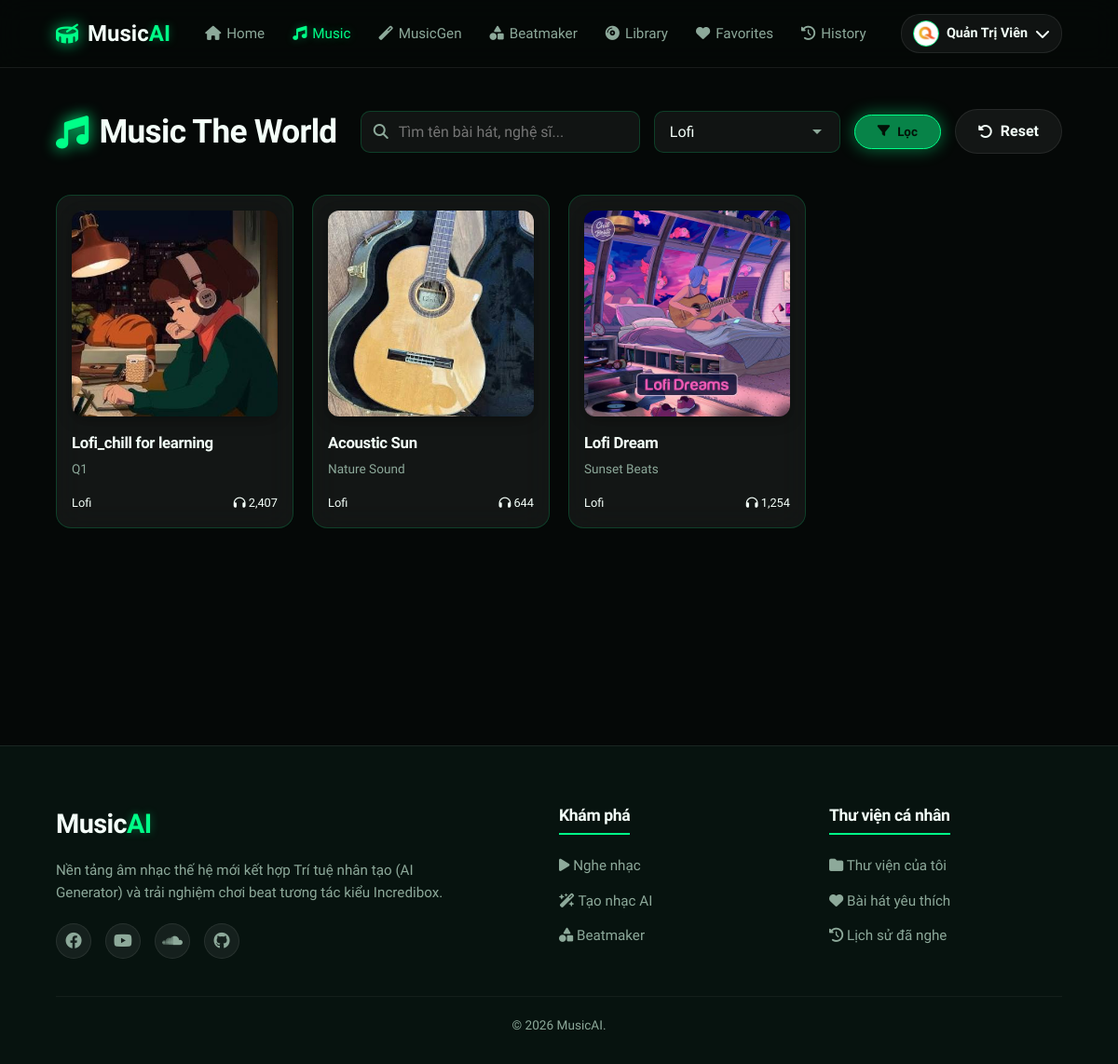
The page /music.php?genre=Lofi (signed in) on the database as committed earlier.
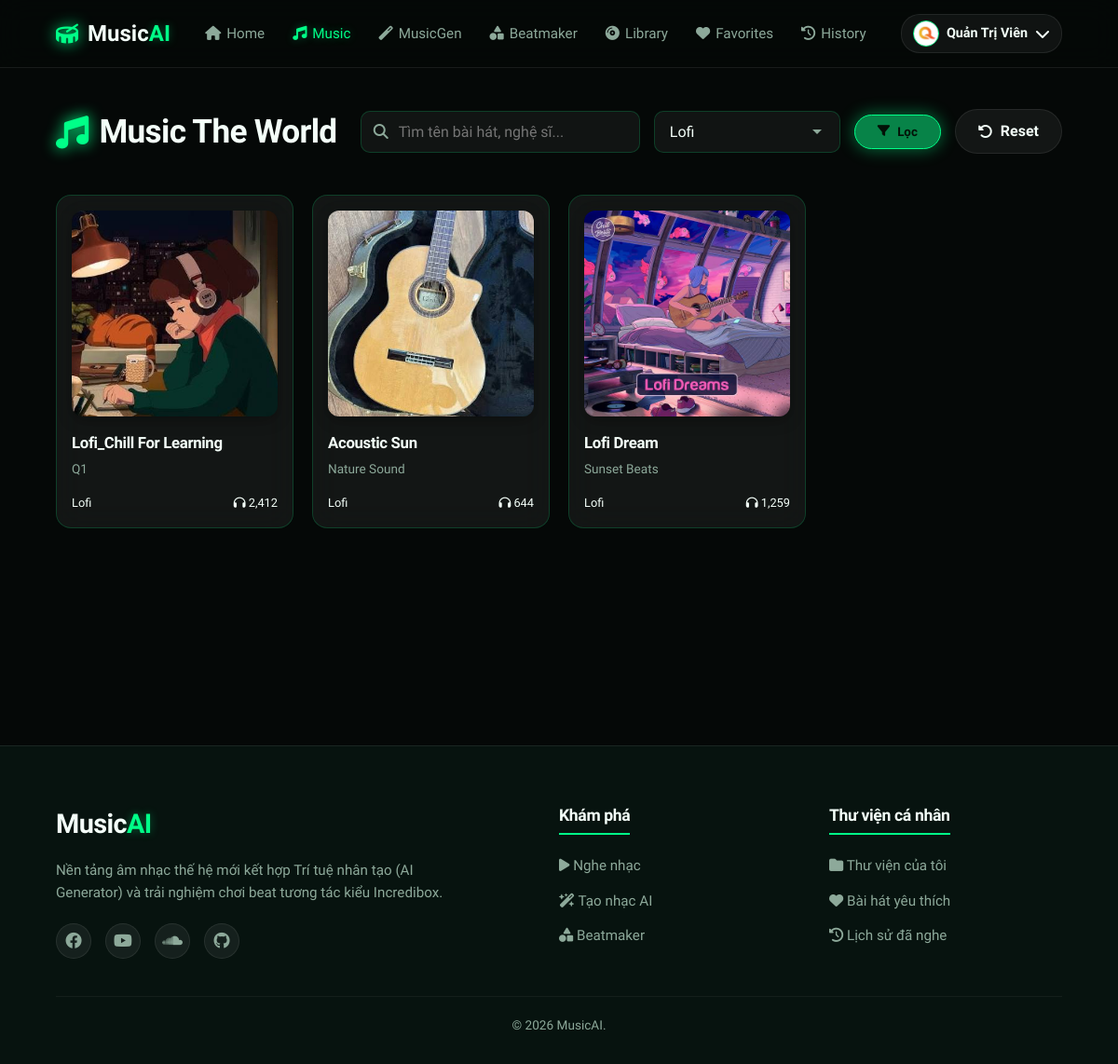
The same page on the database as committed later.
### tables this page shows
CREATE TABLE `songs` (
  `id` int(11) NOT NULL,
  `title` varchar(150) NOT NULL COMMENT 'Tiêu đề bài hát',
  `artist` varchar(100) NOT NULL COMMENT 'Tên ca sĩ / nhóm nhạc',
  `genre` varchar(50) NOT NULL COMMENT 'Thể loại âm nhạc',
  `audio_file` varchar(255) NOT NULL COMMENT 'Đường dẫn tệp tin âm nhạc (.mp3)',
  `thumbnail` varchar(255) DEFAULT NULL COMMENT 'Đường dẫn ảnh bìa bài hát',
  `plays` int(11) DEFAULT 0 COMMENT 'Tổng số lượt phát nhạc',
  `created_at` timestamp NOT NULL DEFAULT current_timestamp()
);

### config/config.php (called while the page is built, shortened)
<?php
function url($path = '') {
    return BASE_URL . ltrim($path, '/');
}
function sanitize($data) {
    return htmlspecialchars(strip_tags(trim($data)), ENT_QUOTES, 'UTF-8');
}

### includes/auth.php (called while the page is built, shortened)
<?php
function isLoggedIn() {
    return isset($_SESSION['user']) && isset($_SESSION['user']['id']);
}

### config/database.php (called while the page is built, shortened)
<?php
try {
    $db_connected = true;
} catch (PDOException $e) {
    $db_connected = false;
    error_log("Database connection error: " . $e->getMessage());
}

### music.php (the view, shortened to what this page needs)
<?php
require_once __DIR__ . '/includes/header.php';
require_once __DIR__ . '/includes/navbar.php';
$search = isset($_GET['search']) ? trim($_GET['search']) : '';
$genre_filter = isset($_GET['genre']) ? trim($_GET['genre']) : '';
$songs = [];
if ($db_connected && $conn) {
    try {
        $query = "SELECT * FROM songs WHERE 1=1";
        $params = [];
        if (!empty($genre_filter)) {
            $query .= " AND genre = ?";
            $params[] = $genre_filter;
        }
        $query .= " ORDER BY id DESC";
        $stmt = $conn->prepare($query);
        $stmt->execute($params);
        $songs = $stmt->fetchAll();
    } catch (PDOException $e) {
        $songs = filter_fallback_songs($fallback_songs, $search, $genre_filter);
    }
} else {
    $songs = filter_fallback_songs($fallback_songs, $search, $genre_filter);
}
$genres = $fallback_genres;
if ($db_connected && $conn) {
    try {
        $stmt = $conn->query("SELECT DISTINCT genre FROM songs");
        $db_genres = $stmt->fetchAll(PDO::FETCH_COLUMN);
        if (!empty($db_genres)) {
            $genres = $db_genres;
        }
    } catch (PDOException $e) {}
}
?>
<div class="container music-page-container">
    <div class="music-header-controls">
        <h2 class="section-title"><i class="fa-solid fa-music"></i>Music The World</h2>
        <form method="GET" action="" class="filter-form">
            <div class="search-input-wrapper">
                <i class="fa-solid fa-magnifying-glass search-icon"></i>
                <input type="text" name="search" class="form-control search-control" placeholder="Tìm tên bài hát, nghệ sĩ..." value="<?php echo sanitize($search); ?>">
            </div>
            <div class="genre-select-wrapper">
                <select name="genre" class="form-control filter-control" onchange="this.form.submit()">
                    <?php foreach ($genres as $gen): ?>
                        <option value="<?php echo sanitize($gen); ?>" <?php echo $genre_filter === $gen ? 'selected' : ''; ?>>
                            <?php echo sanitize($gen); ?>
                        </option>
                    <?php endforeach; ?>
                </select>
            </div>
            <button type="submit" class="btn btn-primary"><i class="fa-solid fa-filter"></i> Lọc</button>
            <?php if (!empty($search) || !empty($genre_filter)): ?>
                <a href="<?php echo url('music.php'); ?>" class="btn btn-secondary"><i class="fa-solid fa-rotate-left"></i> Reset</a>
            <?php endif; ?>
        </form>
    </div>
    <?php if (empty($songs)): ?>
        <div class="glass-card no-results">
            <i class="fa-solid fa-circle-question"></i>
            <h3>Không tìm thấy bài hát nào</h3>
            <p>Thử tìm kiếm với từ khóa khác hoặc chuyển sang thể loại khác.</p>
        </div>
    <?php else: ?>
        <div class="grid-4">
            <?php foreach ($songs as $song): ?>
                <?php
                    $cover_src = 'assets/images/1.jpg';
                    if (!empty($song['thumbnail'])) {
                        $cover_src = (strpos($song['thumbnail'], 'assets/') === 0 || strpos($song['thumbnail'], 'storage/') === 0)
                            ? $song['thumbnail']
                            : 'storage/thumbnails/' . $song['thumbnail'];
                    }
                ?>
                <div class="glass-card song-card-item">
                    <div class="song-cover-box">
                        <img src="<?php echo url($cover_src); ?>" alt="<?php echo sanitize($song['title']); ?>" class="song-item-cover">
                    </div>
                    <div class="song-item-info">
                        <h4 class="song-item-title" title="<?php echo sanitize($song['title']); ?>"><?php echo sanitize($song['title']); ?></h4>
                        <p class="song-item-artist"><?php echo sanitize($song['artist']); ?></p>
                        <div class="song-item-meta">
                            <span class="genre-tag"><?php echo sanitize($song['genre']); ?></span>
                            <span class="plays-count"><i class="fa-solid fa-headphones"></i> <?php echo number_format($song['plays']); ?></span>
                        </div>
                    </div>
                </div>
            <?php endforeach; ?>
        </div>
    <?php endif; ?>
</div>
<?php require_once __DIR__ . '/includes/footer.php'; ?>

### includes/header.php (shortened to what this page needs)
<?php
require_once dirname(__DIR__) . '/config/config.php';
require_once dirname(__DIR__) . '/config/database.php';
require_once dirname(__DIR__) . '/includes/auth.php';
?>
<!DOCTYPE html>
<html lang="vi">
<head>
    <link rel="stylesheet" href="https://cdnjs.cloudflare.com/ajax/libs/font-awesome/6.4.0/css/all.min.css">
    <link rel="stylesheet" href="<?php echo url('assets/css/style.css'); ?>">
    <link rel="stylesheet" href="<?php echo url('assets/css/player.css'); ?>">
    <link rel="stylesheet" href="<?php echo url('assets/css/responsive.css'); ?>">
</head>
<body>
    <div class="app-container">

### includes/navbar.php (shortened to what this page needs)
<?php
$current_page = basename($_SERVER['PHP_SELF']);
?>
<nav class="main-navbar">
    <div class="navbar-container">
<a href="<?php echo url('index.php'); ?>" class="navbar-logo">
    <i class="fa-solid fa-drum logo-icon"></i>
    <span class="logo-text">Music<span class="highlight">AI</span></span>
</a>
        <ul class="navbar-links" id="navbarLinks">
            <li>
                <a href="<?php echo url('index.php'); ?>" class="<?php echo $current_page == 'index.php' ? 'active' : ''; ?>">
                    <i class="fa-solid fa-house"></i> <span>Home</span>
                </a>
            </li>
            <li>
                <a href="<?php echo url('music.php'); ?>" class="<?php echo $current_page == 'music.php' ? 'active' : ''; ?>">
                    <i class="fa-solid fa-music"></i> <span>Music</span>
                </a>
            </li>
            <li>
                <a href="<?php echo url('generate.php'); ?>" class="<?php echo $current_page == 'generate.php' ? 'active' : ''; ?>">
                    <i class="fa-solid fa-wand-magic"></i> <span>MusicGen</span>
                </a>
            </li>
            <li>
                <a href="<?php echo url('beatmaker.php'); ?>" class="<?php echo $current_page == 'beatmaker.php' ? 'active' : ''; ?>">
                    <i class="fa-solid fa-shapes"></i> <span>Beatmaker</span>
                </a>
            </li>
            <?php if (isLoggedIn()): ?>
                <li>
                    <a href="<?php echo url('library.php'); ?>" class="<?php echo $current_page == 'library.php' ? 'active' : ''; ?>">
                        <i class="fa-solid fa-compact-disc"></i> <span>Library</span>
                    </a>
                </li>
                <li>
                    <a href="<?php echo url('favorites.php'); ?>" class="<?php echo $current_page == 'favorites.php' ? 'active' : ''; ?>">
                        <i class="fa-solid fa-heart"></i> <span>Favorites</span>
                    </a>
                </li>
                <li>
                    <a href="<?php echo url('history.php'); ?>" class="<?php echo $current_page == 'history.php' ? 'active' : ''; ?>">
                        <i class="fa-solid fa-clock-rotate-left"></i> <span>History</span>
                    </a>
                </li>
            <?php endif; ?>
        </ul>
        <div class="navbar-actions">
            <?php if (isLoggedIn()): ?>
                <div class="user-profile-menu">
                    <div class="profile-trigger" id="profileTrigger">
                        <img src="<?php echo url(!empty($_SESSION['user']['avatar']) ? $_SESSION['user']['avatar'] : DEFAULT_AVATAR); ?>" alt="Avatar" class="avatar-small">
                        <span class="username-text"><?php echo sanitize($_SESSION['user']['name']); ?></span>
                        <i class="fa-solid fa-chevron-down"></i>
                    </div>
                </div>
            <?php else: ?>
                <a href="<?php echo url('login.php'); ?>" class="btn btn-outline btn-sm">Đăng nhập</a>
                <a href="<?php echo url('register.php'); ?>" class="btn btn-primary btn-sm">Đăng ký</a>
            <?php endif; ?>
        </div>
    </div>
</nav>

### includes/footer.php (shortened to what this page needs)
    </div>
    <footer class="main-footer">
        <div class="footer-container">
            <div class="footer-brand">
                <h3>Music<span class="highlight">AI</span></h3>
                <p>Nền tảng âm nhạc thế hệ mới kết hợp Trí tuệ nhân tạo (AI Generator) và trải nghiệm chơi beat tương tác kiểu Incredibox.</p>
                <div class="footer-socials">
                    <a href="#"><i class="fa-brands fa-facebook"></i></a>
                    <a href="#"><i class="fa-brands fa-youtube"></i></a>
                    <a href="#"><i class="fa-brands fa-soundcloud"></i></a>
                    <a href="#"><i class="fa-brands fa-github"></i></a>
                </div>
            </div>
            <div class="footer-links">
                <h4>Khám phá</h4>
                <ul>
                    <li><a href="<?php echo url('music.php'); ?>"><i class="fa-solid fa-play"></i> Nghe nhạc</a></li>
                    <li><a href="<?php echo url('generate.php'); ?>"><i class="fa-solid fa-wand-magic-sparkles"></i> Tạo nhạc AI</a></li>
                    <li><a href="<?php echo url('beatmaker.php'); ?>"><i class="fa-solid fa-shapes"></i> Beatmaker</a></li>
                </ul>
            </div>
            <div class="footer-links">
                <h4>Thư viện cá nhân</h4>
                <ul>
                    <li><a href="<?php echo url('library.php'); ?>"><i class="fa-solid fa-folder"></i> Thư viện của tôi</a></li>
                    <li><a href="<?php echo url('favorites.php'); ?>"><i class="fa-solid fa-heart"></i> Bài hát yêu thích</a></li>
                    <li><a href="<?php echo url('history.php'); ?>"><i class="fa-solid fa-history"></i> Lịch sử đã nghe</a></li>
                </ul>
            </div>
        </div>
        <div class="footer-bottom">
            <p>&copy; 2026 MusicAI.</p>
        </div>
    </footer>
</body>
</html>

### music.php (style rules this page uses)
.music-header-controls { display: flex; justify-content: space-between; align-items: center; flex-wrap: wrap; gap: 20px; margin-bottom: 40px; }
.music-header-controls .section-title { margin-bottom: 0; }
.filter-form { display: flex; gap: 15px; align-items: center; flex-wrap: wrap; flex-grow: 1; justify-content: flex-end; }
.search-input-wrapper { position: relative; width: 300px; max-width: 100%; }
.search-icon { position: absolute; left: 14px; top: 50%; transform: translateY(-50%); color: var(--text-muted); }
.search-control { padding-left: 40px; }
.genre-select-wrapper { width: 200px; }
.song-card-item { padding: 16px; border-radius: 16px; display: flex; flex-direction: column; }
.song-cover-box { position: relative; border-radius: 12px; overflow: hidden; aspect-ratio: 1 / 1; margin-bottom: 15px; box-shadow: 0 5px 15px rgba(0,0,0,0.3); }
.song-item-cover { width: 100%; height: 100%; object-fit: cover; transition: transform 0.5s ease; }
.song-item-info { display: flex; flex-direction: column; flex-grow: 1; }
.song-item-title { font-size: 1.05rem; margin-bottom: 4px; white-space: nowrap; overflow: hidden; text-overflow: ellipsis; }
.song-item-artist { font-size: 0.85rem; color: var(--text-muted); margin-bottom: 15px; white-space: nowrap; overflow: hidden; text-overflow: ellipsis; }
.song-item-meta { display: flex; justify-content: space-between; align-items: center; font-size: 0.8rem; margin-top: auto; }

Rows that differ between the two databases and show on the page:
changed songs: title "Lofi_chill for learning" → "Lofi_Chill For Learning"; plays "2,407" → "2,412"
changed songs "Lofi Dream": plays "1,254" → "1,259"
